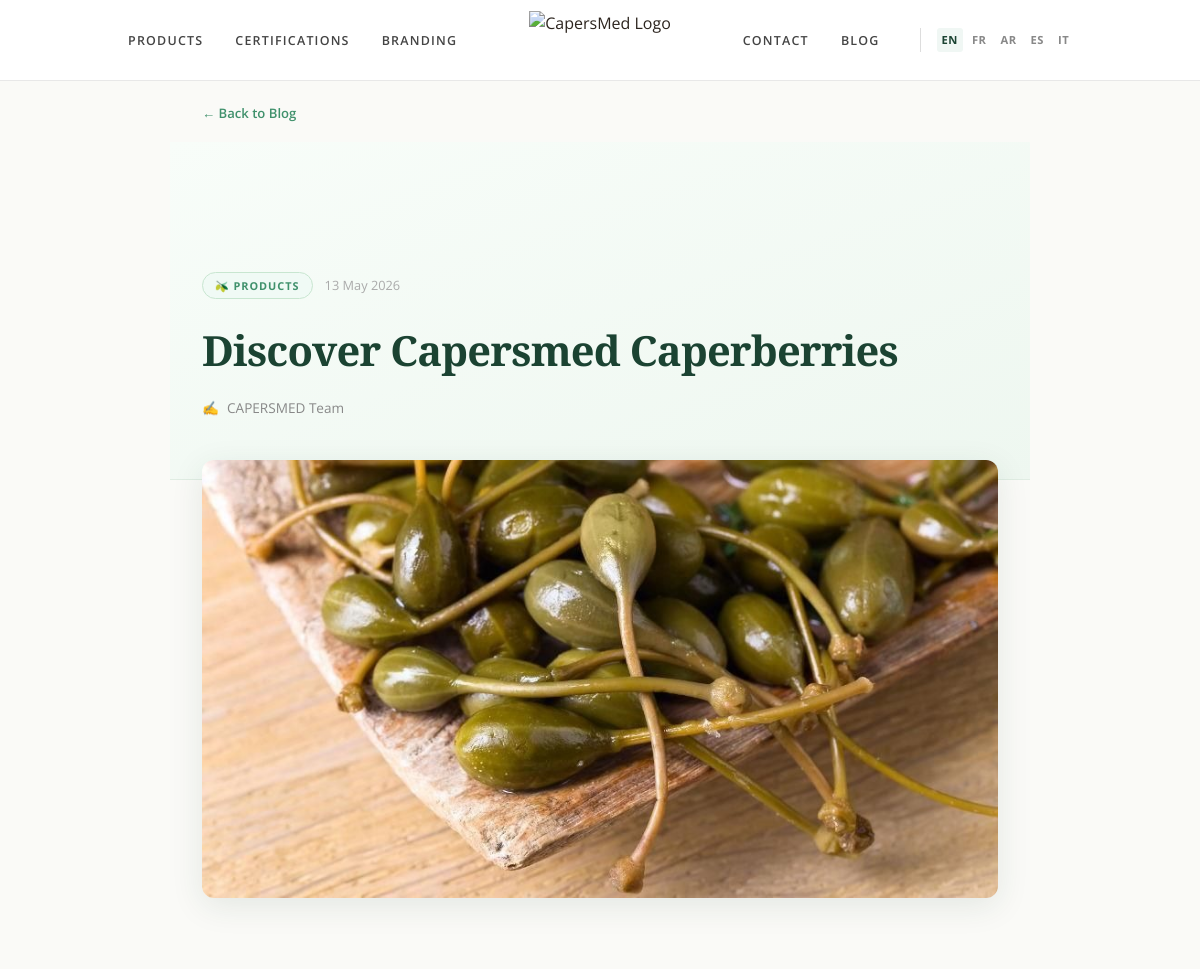
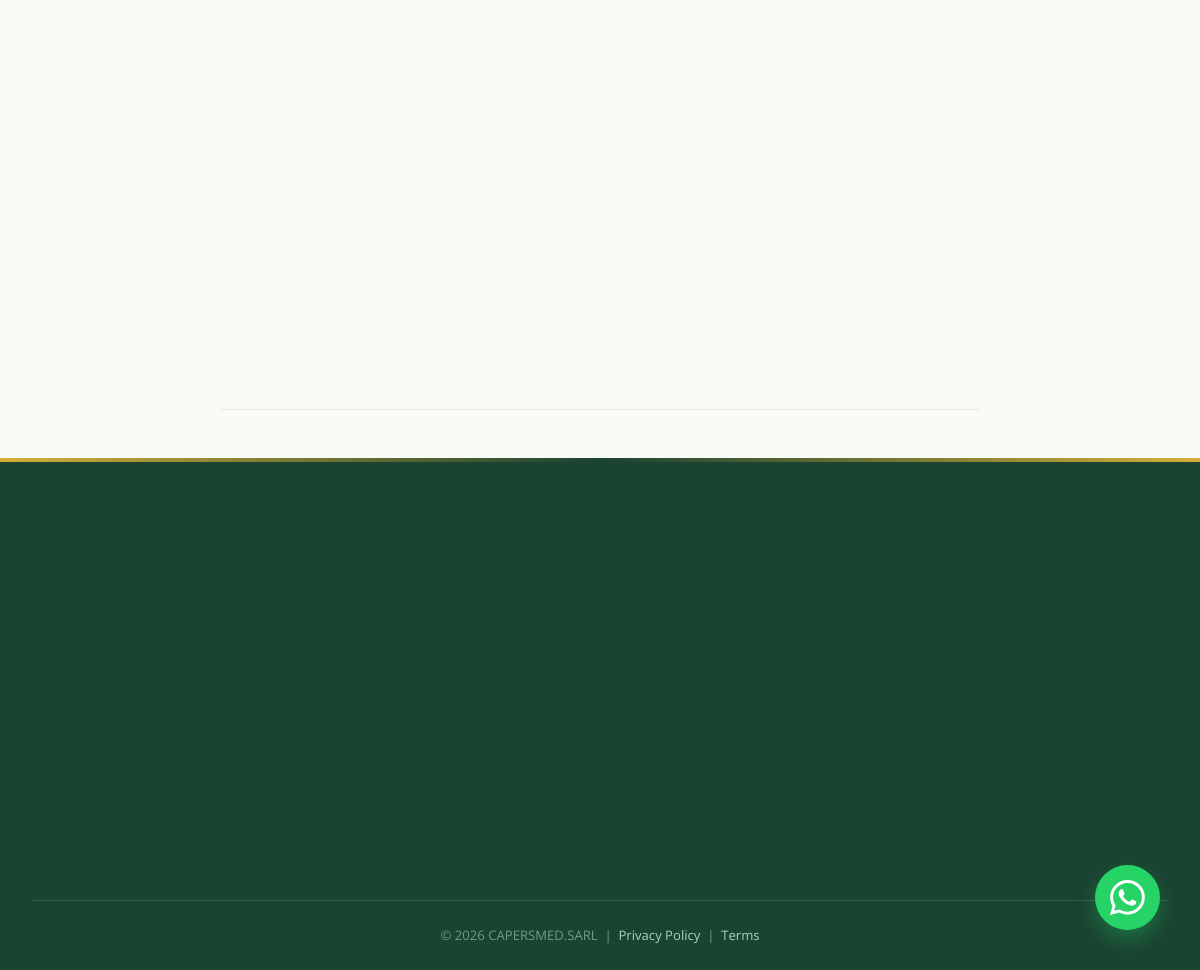
/en/blog/discover-capersmed-caperberries/, run on the app's committed database (2 pictures, top to bottom).
### core/models.py (models this page shows, shortened)
class BlogPost(models.Model):
    title_en = models.CharField(max_length=250)
    title_fr = models.CharField(max_length=250, blank=True)
    title_ar = models.CharField(max_length=250, blank=True)
    slug = models.SlugField(unique=True, blank=True, max_length=260)
    category = models.CharField(max_length=50, choices=BLOG_CATEGORY_CHOICES, default='news')
    excerpt_en = models.TextField(max_length=400, blank=True)
    excerpt_fr = models.TextField(max_length=400, blank=True)
    excerpt_ar = models.TextField(max_length=400, blank=True)
    content_en = models.TextField()
    content_fr = models.TextField(blank=True)
    content_ar = models.TextField(blank=True)
    image = models.ImageField(upload_to='blog/', blank=True, null=True)
    author = models.CharField(max_length=100, default='CAPERSMED Team')
    is_published = models.BooleanField(default=False)
    published_at = models.DateTimeField(blank=True, null=True)
    created_at = models.DateTimeField(auto_now_add=True)
    updated_at = models.DateTimeField(auto_now=True)
    class Meta:
        ordering = ['-published_at', '-created_at']
        verbose_name = 'Blog Post'
        verbose_name_plural = 'Blog Posts'

### core/views.py (the view)
# urls.py: path(_('blog/<slug:slug>/'), views.blog_detail, name='blog_detail'),
def blog_detail(request, slug):
    post = get_object_or_404(BlogPost, slug=slug, is_published=True)
    related = BlogPost.objects.filter(is_published=True, category=post.category).exclude(pk=post.pk)[:3]
    return render(request, 'core/blog_detail.html', {'post': post, 'related': related})

### core/context_processors.py (called while the page is built)
def site_settings(request):
    settings = SiteSettings.objects.first()
    if not settings:
        settings = SiteSettings(
            site_name='CAPERSMED',
            phone='+212 6 61 48 28 83',
            email='info@capersmed.com',
            address='Hay Namae Bensouda 371/3, Fes 30000, Morocco'
        )
    return {'site_settings': settings}

### core/templatetags/i18n_extras.py (called while the page is built)
@register.simple_tag(takes_context=True)
def translate_url(context, lang_code):
    request = context.get('request')
    if request is None:
        return '/{}/'.format(lang_code)
    current_url = request.get_full_path()
    translated = django_translate_url(current_url, lang_code)
    return translated

### core/templates/core/blog_detail.html (shortened to what this page needs)
{% extends 'base.html' %}
{% load i18n static %}
{% get_current_language as LANGUAGE_CODE %}
{% block content %}
<div class="back-to-blog fade-up" style="padding-top: 100px;">
    <a href="{% url 'blog' %}" class="back-link">← {% trans "Back to Blog" %}</a>
</div>
<div class="article-hero fade-up">
    <div class="article-hero-eyebrow">
        <span class="article-cat-badge">
            {% if post.category == 'news' %}📢 {% trans "News" %}
            {% elif post.category == 'industry' %}🌍 {% trans "Industry" %}
            {% elif post.category == 'recipes' %}🍽️ {% trans "Recipes" %}
            {% elif post.category == 'export' %}🚢 {% trans "Export" %}
            {% elif post.category == 'products' %}🫒 {% trans "Products" %}
            {% else %}{{ post.category }}{% endif %}
        </span>
        {% if post.published_at %}
        <span class="article-date">{{ post.published_at|date:"d F Y" }}</span>
        {% endif %}
    </div>
    <h1>
        {% if LANGUAGE_CODE == 'fr' and post.title_fr %}{{ post.title_fr }}
        {% elif LANGUAGE_CODE == 'ar' and post.title_ar %}{{ post.title_ar }}
        {% else %}{{ post.title_en }}{% endif %}
    </h1>
    <div class="article-author">
        <span>✍️</span>
        <span>{{ post.author }}</span>
    </div>
</div>
<div class="article-image-wrap fade-up">
    {% if post.image %}
        <img src="{{ MEDIA_URL }}{{ post.image }}" alt="{{ post.title_en }}">
    {% endif %}
</div>
<hr class="article-divider">
{% endblock %}

### static/css/main.css (style rules this page uses)
:root { --primary-gold: #D4AF37; --primary-gold-light: #EBD37A; --deep-green: #2C5F2D; --terracotta: #C1502E; --cream-bg: #FAFAF7; --dark-brown: #2C241E; --white: #FFFFFF; --light-gray: #F0F0EE; --font-heading: 'Playfair Display', serif; --font-body: 'Open Sans', sans-serif; --shadow-sm: 0 2px 10px rgba(0,0,0,0.03); --shadow-md: 0 10px 30px rgba(0,0,0,0.06); --shadow-lg: 0 20px 40px rgba(0,0,0,0.12); --radius-md: 16px; --radius-lg: 24px; }
* { margin: 0; padding: 0; box-sizing: border-box; }
body { font-family: var(--font-body); color: var(--dark-brown); background-color: var(--cream-bg); line-height: 1.6; overflow-x: hidden; -webkit-font-smoothing: antialiased; }
h1, h2, h3, h4, h5, h6 { font-family: var(--font-heading); font-weight: 600; margin-bottom: 1rem; letter-spacing: -0.02em; }
a { text-decoration: none; color: inherit; transition: color 0.3s ease; }

### static/css/responsive.css (style rules this page uses)
html, body { overflow-x: hidden; max-width: 100vw; }

### core/templates/core/blog_detail.html (style rules this page uses)
.article-hero { background: linear-gradient(160deg, #f8fdf9 0%, #eef7f0 100%); padding: 130px 2rem 60px; border-bottom: 1px solid #e0ede3; max-width: 860px; margin: 0 auto; }
.article-hero-eyebrow { display: flex; align-items: center; gap: 0.75rem; margin-bottom: 1.5rem; flex-wrap: wrap; }
.article-cat-badge { font-size: 0.68rem; font-weight: 700; letter-spacing: 1px; text-transform: uppercase; padding: 4px 12px; border-radius: 20px; background: #f0faf5; color: #40916C; border: 1px solid #c8e6d0; }
.article-date { font-size: 0.8rem; color: #aaa; }
.article-hero h1 { font-family: 'Playfair Display', serif; font-size: 2.6rem; color: #1B4332; line-height: 1.3; margin-bottom: 1.25rem; }
.article-author { display: flex; align-items: center; gap: 0.5rem; font-size: 0.85rem; color: #888; }
.article-image-wrap { max-width: 860px; margin: 0 auto; padding: 0 2rem; }
.article-image-wrap img { width: 100%; max-height: 480px; object-fit: cover; border-radius: 12px; box-shadow: 0 8px 32px rgba(27,67,50,0.1); margin-top: -20px; }
.article-divider { max-width: 760px; margin: 0 auto 3rem; padding: 0 2rem; border: none; border-top: 1px solid #e0ede3; }
.back-to-blog { max-width: 860px; margin: 0 auto 1rem; padding: 0 2rem; }
.back-link { display: inline-flex; align-items: center; gap: 6px; font-size: 0.82rem; font-weight: 600; color: #40916C; text-decoration: none; transition: gap 0.2s; }

### data on the page
BlogPost: published_at "13 May 2026", title_en "Discover Capersmed Caperberries", author "CAPERSMED Team", image (picture)
